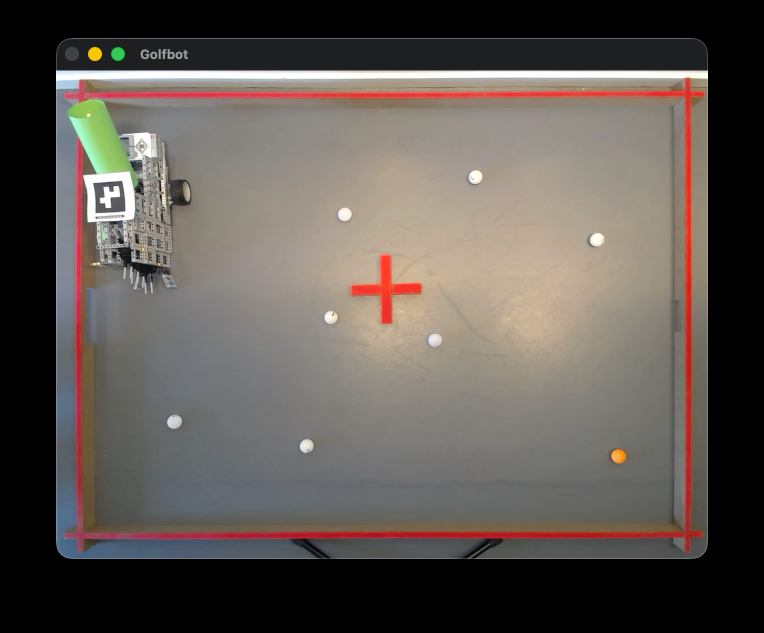
#> input picture test_img_1.png, 1528 x 1266 px (shown at 1/2 size); its folder holds only this picture in this run
$ python -i vision.py   (imports and definitions only)
#> lines starting #> are read from the running program, lines starting #| are printed output that depends on the picture; after the words box and inside, x2 and y2 are one past the last pixel; in counts of white or black regions, pixels touching at a corner belong together
#> further down, picture is the input picture: shape (1266, 1528, 3); mean B, G, R 81.6, 87.1, 94.3
from __future__ import annotations

# All vision detection code

import math

import cv2 as cv
import numpy as np
from numpy.typing import NDArray
import os
from typing import Optional
try:
    from ultralytics import YOLO
except Exception:  # pragma: no cover - graceful fallback if ultralytics not available
    YOLO = None

from config import *
from models import *

# Path to your custom YOLO model. Replace this placeholder with your model path.
# Set to None to disable YOLO and always use the contour fallback.
YOLO_MODEL_PATH = "my_model.pt"

# Lazily-loaded YOLO model instance
_yolo_model = None

#PERSPECTIVE_SRC_POINTS = np.float32([
#    [350, 130],   # top-left
#    [1540, 150],  # top-right
#    [1550, 1050],  # bottom-right
#    [300, 1030],   # bottom-left
#])

PERSPECTIVE_OUTPUT_SIZE: tuple[int, int] | None = None

# Increase this if the warped image cuts off the border/corners.
# (Imported from config.py)

PERSPECTIVE_UPDATE_INTERVAL = 5
PERSPECTIVE_SMOOTHING = 0.9

_perspective_frame_counter = 0
_smoothed_perspective_points: np.ndarray | None = None

# [82 lines left out: functions correct_perspective, _ensure_yolo_model, not called in this run]

def build_ball_masks(
    hsv_frame: np.ndarray,
    orange_range: HSVRange = ORANGE_RANGE,
    white_range: HSVRange = WHITE_RANGE,
) -> tuple[np.ndarray, np.ndarray, np.ndarray]:
    """Build color masks for orange/white balls and a merged mask used for contour search."""
    orange_mask = cv.inRange(hsv_frame, orange_range.lower, orange_range.upper)
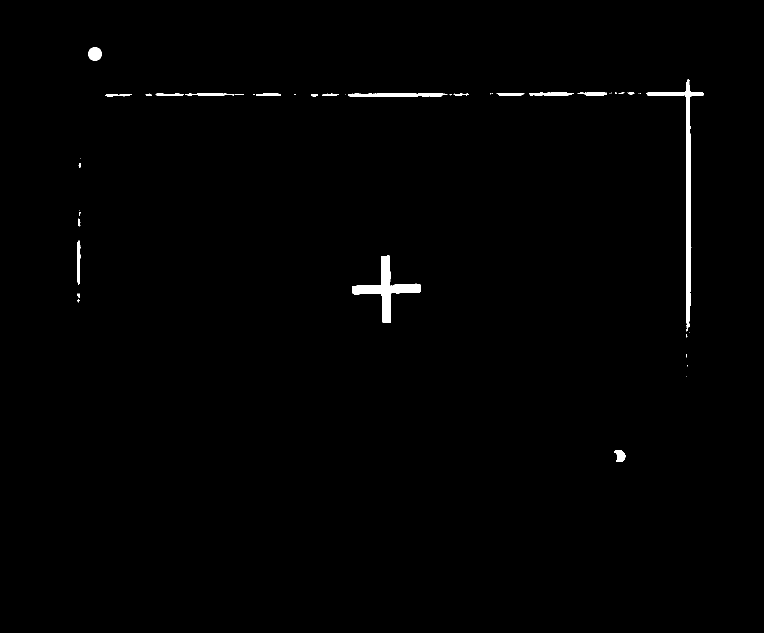
#> orange_mask: shape (1266, 1528) (shown at 1/2 size); 0.75% white; 48 white regions (26 under 20 px), largest, box (x1, y1, x2, y2) and area: (1292, 159, 1408, 663) 5005, (704, 511, 842, 646) 4372, (696, 187, 895, 194) 1152
    white_mask = cv.inRange(hsv_frame, white_range.lower, white_range.upper)
#> white_mask: shape (1266, 1528); 1.2% white; 125 white regions (93 under 20 px), largest, box (x1, y1, x2, y2) and area: (465, 141, 1416, 158) 12383, (155, 237, 270, 444) 4447, (1180, 466, 1209, 493) 589

    # Keep morphology light so small/far balls are not removed.
    kernel = np.ones((3, 3), np.uint8)
    orange_mask = cv.morphologyEx(orange_mask, cv.MORPH_OPEN, kernel)
#> orange_mask: shape (1266, 1528); 0.73% white; 27 white regions (3 under 20 px), largest, box (x1, y1, x2, y2) and area: (1294, 159, 1408, 651) 4954, (704, 511, 841, 646) 4359, (697, 187, 887, 194) 1129
    orange_mask = cv.morphologyEx(orange_mask, cv.MORPH_CLOSE, kernel)
#> orange_mask: shape (1266, 1528); 0.73% white; 25 white regions (2 under 20 px), largest, box (x1, y1, x2, y2) and area: (1294, 159, 1408, 651) 4966, (704, 511, 841, 646) 4365, (697, 187, 887, 194) 1133
    white_mask = cv.morphologyEx(white_mask, cv.MORPH_OPEN, kernel)
#> white_mask: shape (1266, 1528); 1.1% white; 57 white regions (17 under 20 px), largest, box (x1, y1, x2, y2) and area: (523, 141, 1416, 158) 11779, (158, 237, 219, 346) 1393, (175, 395, 240, 444) 668
    white_mask = cv.morphologyEx(white_mask, cv.MORPH_CLOSE, kernel)
#> white_mask: shape (1266, 1528); 1.1% white; 35 white regions (5 under 20 px), largest, box (x1, y1, x2, y2) and area: (523, 141, 1416, 158) 11846, (158, 237, 261, 367) 2279, (175, 395, 240, 444) 684

    mask = cv.bitwise_or(orange_mask, white_mask)
#> mask: shape (1266, 1528); 1.8% white; 60 white regions (7 under 20 px), largest, box (x1, y1, x2, y2) and area: (523, 141, 1416, 158) 11846, (1294, 159, 1408, 651) 4966, (704, 511, 841, 646) 4365
    return orange_mask, white_mask, mask

# [11 lines left out: function build_ball_mask, not called in this run]


class BallDetectionTuner:
    """Debug-only live tuner for the HSV thresholds used by ball detection."""

    WINDOW_NAME = "Ball Detection Tuner"

    # [23 lines left out: function __init__, not called in this run]

    def _add(self, name: str, value: int, max_value: int) -> None:
        cv.createTrackbar(name, self.WINDOW_NAME, int(value), max_value, lambda _x: None)

    def _get(self, name: str) -> int:
        return int(cv.getTrackbarPos(name, self.WINDOW_NAME))

    # [33 lines left out: function read, not called in this run]


class BallHandoffManager:
    """
    Manages the state for ball handoff by tracking when the field is clear of balls.
    Ready for handoff when field is empty (0 balls detected for N consecutive frames).
    """
    # [47 lines left out: functions __init__, update, field_is_clear, ready_for_handoff, empty_frames_count, reset, not called in this run]


def make_ball_debug_view(
    frame: np.ndarray,
    orange_range: HSVRange = ORANGE_RANGE,
    white_range: HSVRange = WHITE_RANGE,
    white_sat_split: float = 80.0,
) -> np.ndarray:
    hsv = cv.cvtColor(frame, cv.COLOR_BGR2HSV)
    orange_mask, white_mask, combined_mask = build_ball_masks(
        hsv,
        orange_range=orange_range,
        white_range=white_range,
    )

    orange_vis = cv.cvtColor(orange_mask, cv.COLOR_GRAY2BGR)
    white_vis = cv.cvtColor(white_mask, cv.COLOR_GRAY2BGR)
    combined_vis = cv.cvtColor(combined_mask, cv.COLOR_GRAY2BGR)
    camera_vis = frame.copy()

    cv.putText(orange_vis, "orange mask", (10, 26), cv.FONT_HERSHEY_SIMPLEX, 0.7, (0, 165, 255), 2)
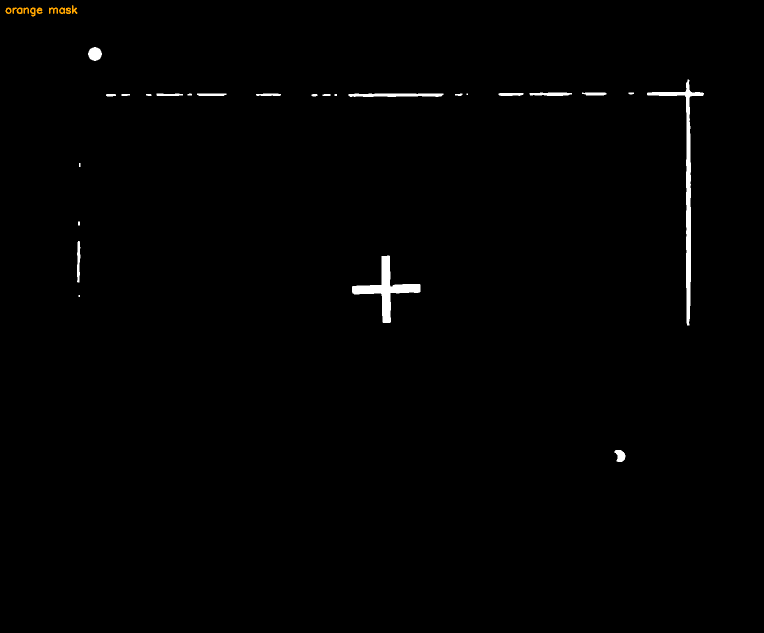
#> orange_vis: shape (1266, 1528, 3) (shown at 1/2 size); mean B, G, R 1.9, 1.9, 2
    cv.putText(white_vis, "white mask", (10, 26), cv.FONT_HERSHEY_SIMPLEX, 0.7, (255, 255, 255), 2)
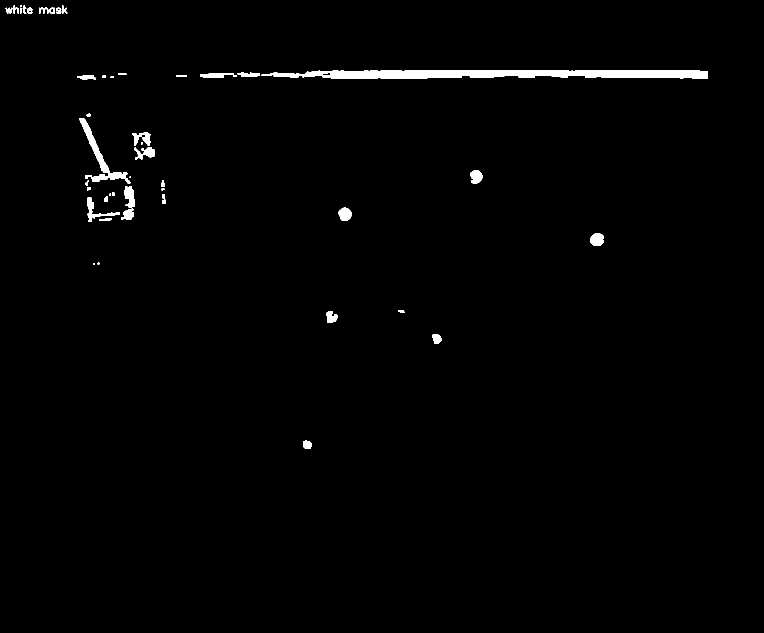
#> white_vis: shape (1266, 1528, 3) (shown at 1/2 size); 1.1% white; 45 white regions (6 under 20 px), largest, box (x1, y1, x2, y2) and area: (523, 141, 1416, 158) 11846, (158, 237, 261, 367) 2279, (175, 395, 240, 444) 684
    cv.putText(combined_vis, "combined", (10, 26), cv.FONT_HERSHEY_SIMPLEX, 0.7, (0, 255, 255), 2)
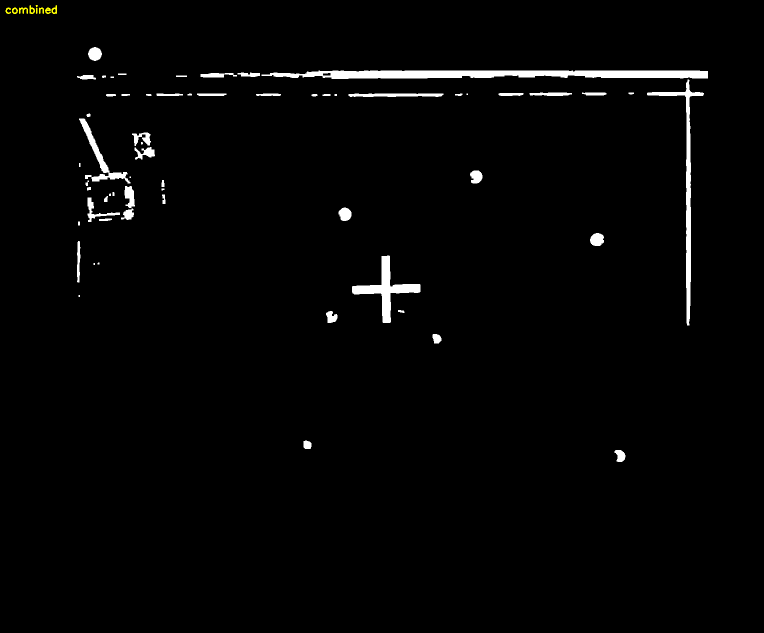
#> combined_vis: shape (1266, 1528, 3) (shown at 1/2 size); mean B, G, R 4.7, 4.8, 4.8
    cv.putText(camera_vis, "camera", (10, 26), cv.FONT_HERSHEY_SIMPLEX, 0.7, (0, 255, 0), 2)
#> camera_vis: shape (1266, 1528, 3); 0.03% of pixels changed, all inside (x1, y1, x2, y2) = (11, 15, 91, 28)

    top = np.hstack((camera_vis, orange_vis))
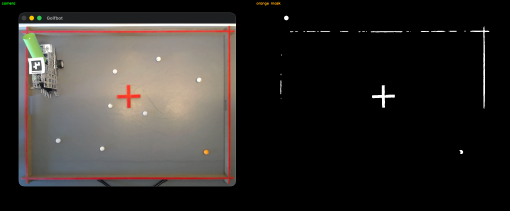
#> top: shape (1266, 3056, 3) (shown at 1/6 size); mean B, G, R 41.8, 44.5, 48.2
    bottom = np.hstack((white_vis, combined_vis))
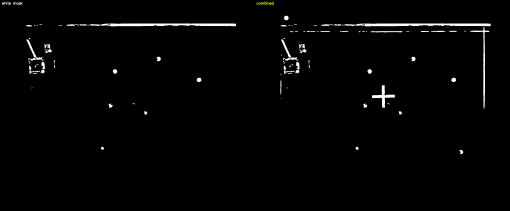
#> bottom: shape (1266, 3056, 3) (shown at 1/6 size); mean B, G, R 3.8, 3.8, 3.8
    debug_view = np.vstack((top, bottom))
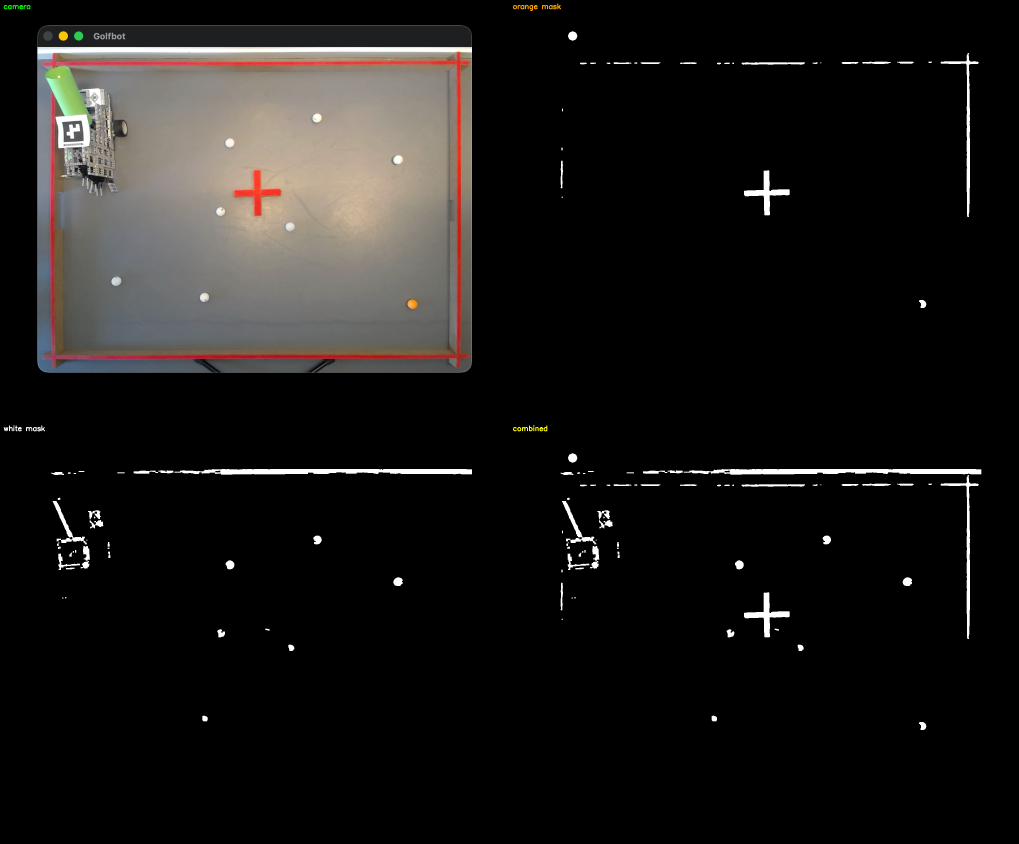
#> debug_view: shape (2532, 3056, 3) (shown at 1/3 size); mean B, G, R 22.8, 24.2, 26

    cv.putText(
        debug_view,
        (
            f"orange={orange_range.lower}-{orange_range.upper} "
            f"white={white_range.lower}-{white_range.upper} sat_split={int(white_sat_split)}"
        ),
        (10, debug_view.shape[0] - 38),
        cv.FONT_HERSHEY_SIMPLEX,
        0.50,
        (0, 255, 255),
        1,
    )
    cv.putText(
        debug_view,
        "q=quit | tune values with Ball Detection Tuner",
        (10, debug_view.shape[0] - 12),
        cv.FONT_HERSHEY_SIMPLEX,
        0.55,
        (0, 255, 255),
        2,
    )
    return debug_view


# [616 lines left out: functions detect_balls, choose_target_ball, match_candidate_target, detect_robot_pose, build_danger_mask, detect_danger_zones and 5 more, not called in this run]

>>> import cv2
>>> picture = cv2.imread('../test_img_1.png')
>>> result = make_ball_debug_view(picture)

$ run again, on test_img_3.png
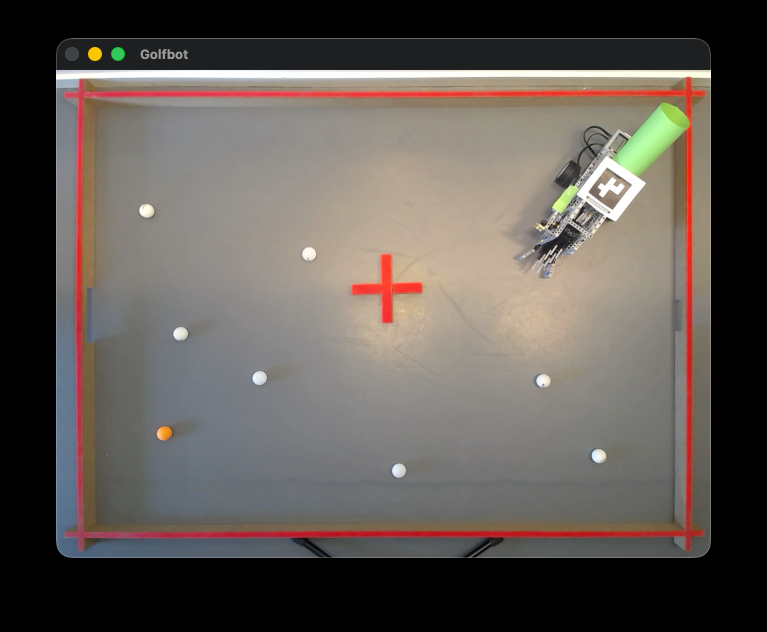
#> input picture test_img_3.png, 1534 x 1264 px (shown at 1/2 size)
#> picture is the input picture: shape (1264, 1534, 3); mean B, G, R 83.3, 88.6, 95.8
#> hsv: shape (1264, 1534, 3); mean H, S, V 31.6, 26.4, 97.9
#> in build_ball_masks, `orange_mask = cv.inRange(hsv_frame, orange_range.lower, orange_range.u..`:
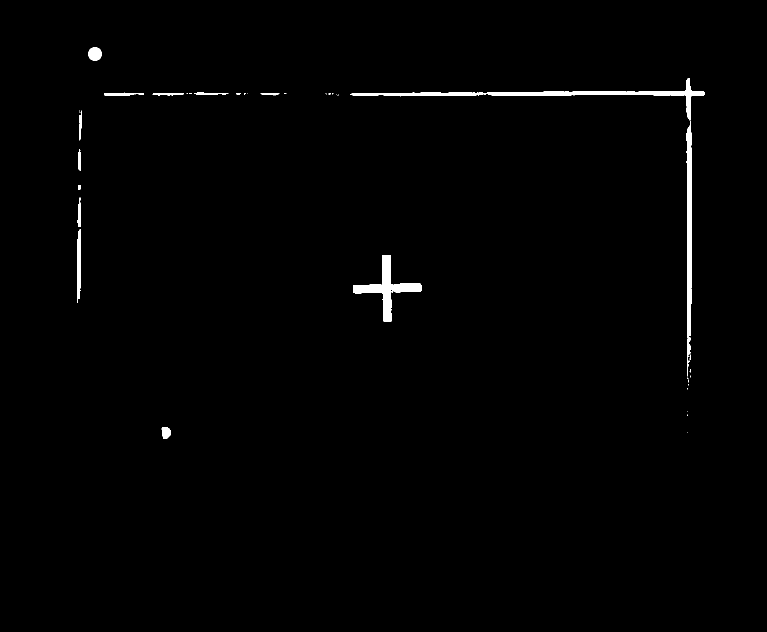
#> orange_mask: shape (1264, 1534) (shown at 1/2 size); 0.88% white; 39 white regions (23 under 20 px), largest, box (x1, y1, x2, y2) and area: (706, 510, 843, 644) 4214, (1373, 242, 1384, 753) 3879, (974, 157, 1410, 241) 3821
#> mask: shape (1264, 1534); 2.3% white; 61 white regions (12 under 20 px), largest, box (x1, y1, x2, y2) and area: (598, 140, 1422, 156) 11486, (1158, 216, 1345, 442) 10255, (706, 510, 843, 644) 4206
#> camera_vis: shape (1264, 1534, 3); 0.03% of pixels changed, all inside (x1, y1, x2, y2) = (11, 15, 91, 28)
#> in make_ball_debug_view, `debug_view = np.vstack((top, bottom))`:
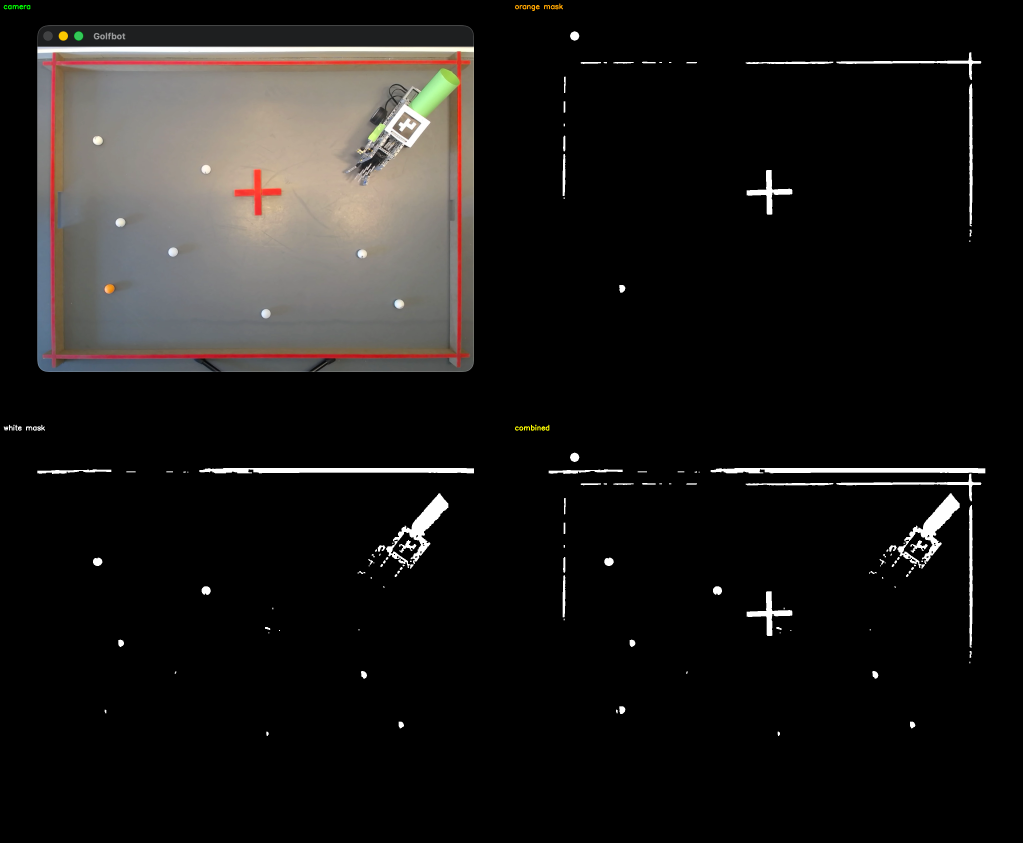
#> debug_view: shape (2528, 3068, 3) (shown at 1/3 size); mean B, G, R 23.8, 25.2, 26.9
